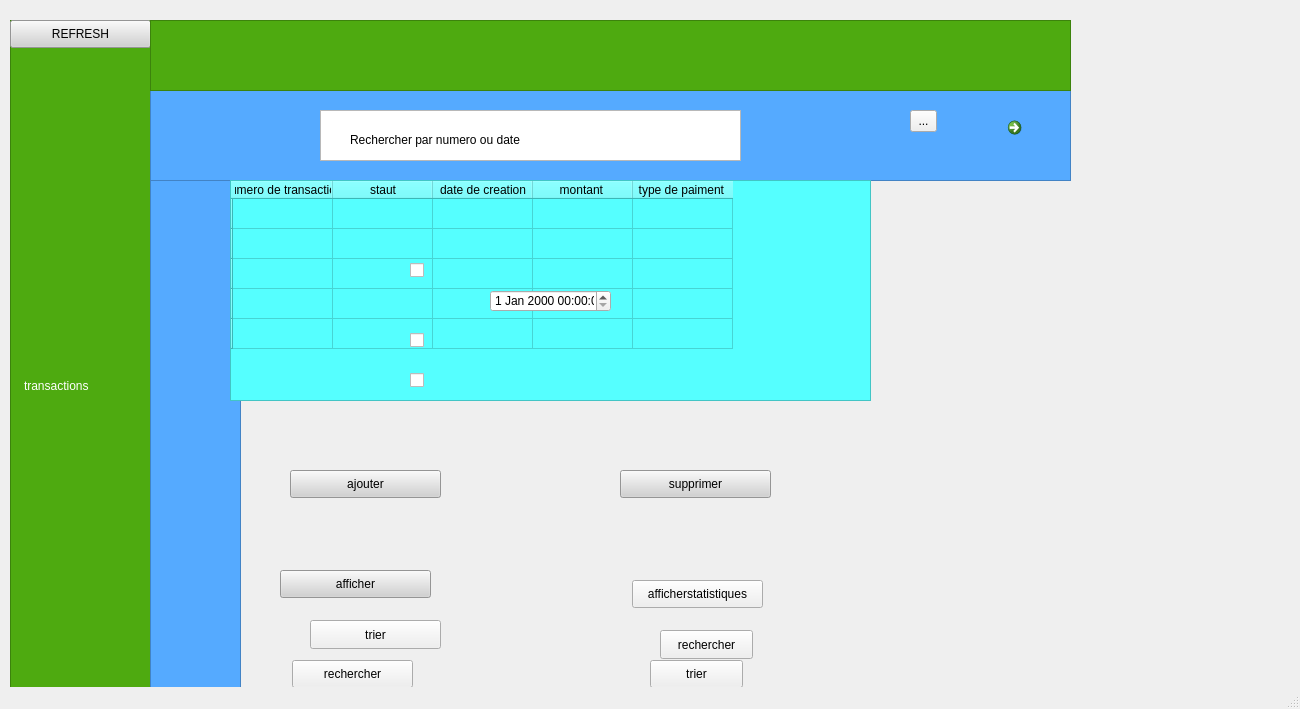
<?xml version="1.0" encoding="UTF-8"?>
<ui version="4.0">
 <class>MainWindow</class>
 <widget class="QMainWindow" name="MainWindow">
  <property name="geometry">
   <rect>
    <x>0</x>
    <y>0</y>
    <width>1300</width>
    <height>709</height>
   </rect>
  </property>
  <property name="windowTitle">
   <string>MainWindow</string>
  </property>
  <widget class="QWidget" name="centralwidget">
   <widget class="QDateTimeEdit" name="dateTimeEdit_2">
    <property name="geometry">
     <rect>
      <x>490</x>
      <y>260</y>
      <width>121</width>
      <height>22</height>
     </rect>
    </property>
   </widget>
   <widget class="QPushButton" name="pushButton_3">
    <property name="geometry">
     <rect>
      <x>620</x>
      <y>470</y>
      <width>151</width>
      <height>28</height>
     </rect>
    </property>
    <property name="styleSheet">
     <string notr="true">background-color: rgb(209, 209, 209);</string>
    </property>
    <property name="text">
     <string>supprimer</string>
    </property>
   </widget>
   <widget class="QCheckBox" name="checkBox">
    <property name="geometry">
     <rect>
      <x>410</x>
      <y>220</y>
      <width>81</width>
      <height>20</height>
     </rect>
    </property>
    <property name="text">
     <string/>
    </property>
   </widget>
   <widget class="QDateTimeEdit" name="dateTimeEdit_4">
    <property name="geometry">
     <rect>
      <x>490</x>
      <y>330</y>
      <width>121</width>
      <height>22</height>
     </rect>
    </property>
   </widget>
   <widget class="QPushButton" name="pushButton_5">
    <property name="geometry">
     <rect>
      <x>632</x>
      <y>580</y>
      <width>131</width>
      <height>28</height>
     </rect>
    </property>
    <property name="text">
     <string>afficherstatistiques</string>
    </property>
   </widget>
   <widget class="QLabel" name="label_3">
    <property name="geometry">
     <rect>
      <x>470</x>
      <y>20</y>
      <width>181</width>
      <height>81</height>
     </rect>
    </property>
    <property name="styleSheet">
     <string notr="true">color: rgb(255, 255, 255);
font: 14pt &quot;MS Shell Dlg 2&quot;;</string>
    </property>
    <property name="text">
     <string>pharmaflow</string>
    </property>
   </widget>
   <widget class="QPushButton" name="pushButton_7">
    <property name="geometry">
     <rect>
      <x>650</x>
      <y>660</y>
      <width>93</width>
      <height>28</height>
     </rect>
    </property>
    <property name="text">
     <string>trier</string>
    </property>
   </widget>
   <widget class="QCheckBox" name="checkBox_3">
    <property name="geometry">
     <rect>
      <x>410</x>
      <y>290</y>
      <width>81</width>
      <height>20</height>
     </rect>
    </property>
    <property name="text">
     <string/>
    </property>
   </widget>
   <widget class="QDateTimeEdit" name="dateTimeEdit_5">
    <property name="geometry">
     <rect>
      <x>490</x>
      <y>370</y>
      <width>121</width>
      <height>22</height>
     </rect>
    </property>
   </widget>
   <widget class="QListWidget" name="listWidget_4">
    <property name="geometry">
     <rect>
      <x>10</x>
      <y>20</y>
      <width>141</width>
      <height>721</height>
     </rect>
    </property>
    <property name="styleSheet">
     <string notr="true">background-color: rgb(78, 170, 16);
background-color: rgb(78, 170, 16);
</string>
    </property>
   </widget>
   <widget class="QRadioButton" name="radioButton">
    <property name="geometry">
     <rect>
      <x>180</x>
      <y>120</y>
      <width>95</width>
      <height>20</height>
     </rect>
    </property>
    <property name="text">
     <string/>
    </property>
   </widget>
   <widget class="QListWidget" name="listWidget_3">
    <property name="geometry">
     <rect>
      <x>830</x>
      <y>110</y>
      <width>111</width>
      <height>51</height>
     </rect>
    </property>
   </widget>
   <widget class="QListView" name="listView">
    <property name="geometry">
     <rect>
      <x>150</x>
      <y>180</y>
      <width>91</width>
      <height>561</height>
     </rect>
    </property>
    <property name="styleSheet">
     <string notr="true">background-color: rgb(85, 170, 255);
border-color: rgb(78, 170, 16);</string>
    </property>
   </widget>
   <widget class="QLabel" name="label">
    <property name="geometry">
     <rect>
      <x>850</x>
      <y>80</y>
      <width>261</width>
      <height>111</height>
     </rect>
    </property>
    <property name="styleSheet">
     <string notr="true">font: 10pt &quot;MS Shell Dlg 2&quot;;</string>
    </property>
    <property name="text">
     <string>Filtre</string>
    </property>
   </widget>
   <widget class="QLabel" name="label_4">
    <property name="geometry">
     <rect>
      <x>24</x>
      <y>360</y>
      <width>111</width>
      <height>51</height>
     </rect>
    </property>
    <property name="styleSheet">
     <string notr="true">font: 14pt &quot;Matura MT Script Capitals&quot;;
color: rgb(255, 255, 255);</string>
    </property>
    <property name="text">
     <string>transactions</string>
    </property>
   </widget>
   <widget class="QToolButton" name="toolButton_2">
    <property name="geometry">
     <rect>
      <x>910</x>
      <y>120</y>
      <width>27</width>
      <height>22</height>
     </rect>
    </property>
    <property name="text">
     <string>...</string>
    </property>
   </widget>
   <widget class="QListWidget" name="listWidget">
    <property name="geometry">
     <rect>
      <x>150</x>
      <y>90</y>
      <width>921</width>
      <height>91</height>
     </rect>
    </property>
    <property name="styleSheet">
     <string notr="true">background-color: rgb(85, 170, 255);</string>
    </property>
   </widget>
   <widget class="QListWidget" name="listWidget_2">
    <property name="geometry">
     <rect>
      <x>320</x>
      <y>110</y>
      <width>421</width>
      <height>51</height>
     </rect>
    </property>
   </widget>
   <widget class="QPushButton" name="pushButton_4">
    <property name="geometry">
     <rect>
      <x>10</x>
      <y>20</y>
      <width>141</width>
      <height>28</height>
     </rect>
    </property>
    <property name="styleSheet">
     <string notr="true">background-color: rgb(209, 209, 209);</string>
    </property>
    <property name="text">
     <string>REFRESH</string>
    </property>
   </widget>
   <widget class="QPushButton" name="pushButton_6">
    <property name="geometry">
     <rect>
      <x>292</x>
      <y>660</y>
      <width>121</width>
      <height>28</height>
     </rect>
    </property>
    <property name="text">
     <string>rechercher</string>
    </property>
   </widget>
   <widget class="QDateTimeEdit" name="dateTimeEdit">
    <property name="geometry">
     <rect>
      <x>490</x>
      <y>220</y>
      <width>121</width>
      <height>22</height>
     </rect>
    </property>
   </widget>
   <widget class="QTableWidget" name="tableWidget">
    <property name="geometry">
     <rect>
      <x>230</x>
      <y>180</y>
      <width>641</width>
      <height>221</height>
     </rect>
    </property>
    <property name="styleSheet">
     <string notr="true">background-color: rgb(85, 255, 255);</string>
    </property>
    <row>
     <property name="text">
      <string/>
     </property>
    </row>
    <row>
     <property name="text">
      <string/>
     </property>
    </row>
    <row>
     <property name="text">
      <string/>
     </property>
    </row>
    <row>
     <property name="text">
      <string/>
     </property>
    </row>
    <row>
     <property name="text">
      <string/>
     </property>
    </row>
    <column>
     <property name="text">
      <string>numero de transaction</string>
     </property>
    </column>
    <column>
     <property name="text">
      <string>staut</string>
     </property>
    </column>
    <column>
     <property name="text">
      <string>date de creation</string>
     </property>
    </column>
    <column>
     <property name="text">
      <string>montant </string>
     </property>
    </column>
    <column>
     <property name="text">
      <string>type de paiment </string>
     </property>
    </column>
   </widget>
   <widget class="QCheckBox" name="checkBox_4">
    <property name="geometry">
     <rect>
      <x>410</x>
      <y>330</y>
      <width>81</width>
      <height>20</height>
     </rect>
    </property>
    <property name="text">
     <string/>
    </property>
   </widget>
   <widget class="QLabel" name="label_2">
    <property name="geometry">
     <rect>
      <x>350</x>
      <y>130</y>
      <width>381</width>
      <height>20</height>
     </rect>
    </property>
    <property name="text">
     <string>Rechercher par numero ou date</string>
    </property>
   </widget>
   <widget class="QPushButton" name="pushButton">
    <property name="geometry">
     <rect>
      <x>290</x>
      <y>470</y>
      <width>151</width>
      <height>28</height>
     </rect>
    </property>
    <property name="styleSheet">
     <string notr="true">background-color: rgb(209, 209, 209);</string>
    </property>
    <property name="text">
     <string>ajouter</string>
    </property>
   </widget>
   <widget class="QCheckBox" name="checkBox_2">
    <property name="geometry">
     <rect>
      <x>410</x>
      <y>260</y>
      <width>81</width>
      <height>20</height>
     </rect>
    </property>
    <property name="text">
     <string/>
    </property>
   </widget>
   <widget class="QDateTimeEdit" name="dateTimeEdit_3">
    <property name="geometry">
     <rect>
      <x>490</x>
      <y>290</y>
      <width>121</width>
      <height>22</height>
     </rect>
    </property>
   </widget>
   <widget class="QToolButton" name="toolButton">
    <property name="geometry">
     <rect>
      <x>910</x>
      <y>110</y>
      <width>27</width>
      <height>22</height>
     </rect>
    </property>
    <property name="text">
     <string>...</string>
    </property>
   </widget>
   <widget class="QCheckBox" name="checkBox_5">
    <property name="geometry">
     <rect>
      <x>410</x>
      <y>370</y>
      <width>81</width>
      <height>20</height>
     </rect>
    </property>
    <property name="text">
     <string/>
    </property>
   </widget>
   <widget class="QListWidget" name="listWidget_5">
    <property name="geometry">
     <rect>
      <x>150</x>
      <y>20</y>
      <width>921</width>
      <height>71</height>
     </rect>
    </property>
    <property name="styleSheet">
     <string notr="true">background-color: rgb(78, 170, 16);</string>
    </property>
   </widget>
   <widget class="QCommandLinkButton" name="commandLinkButton">
    <property name="geometry">
     <rect>
      <x>1000</x>
      <y>110</y>
      <width>222</width>
      <height>48</height>
     </rect>
    </property>
    <property name="text">
     <string/>
    </property>
   </widget>
   <widget class="QPushButton" name="pushButton_2">
    <property name="geometry">
     <rect>
      <x>280</x>
      <y>570</y>
      <width>151</width>
      <height>28</height>
     </rect>
    </property>
    <property name="styleSheet">
     <string notr="true">background-color: rgb(209, 209, 209);</string>
    </property>
    <property name="text">
     <string>afficher</string>
    </property>
   </widget>
   <widget class="QPushButton" name="pushButton_8">
    <property name="geometry">
     <rect>
      <x>310</x>
      <y>620</y>
      <width>131</width>
      <height>29</height>
     </rect>
    </property>
    <property name="text">
     <string>trier</string>
    </property>
   </widget>
   <widget class="QPushButton" name="pushButton_9">
    <property name="geometry">
     <rect>
      <x>660</x>
      <y>630</y>
      <width>93</width>
      <height>29</height>
     </rect>
    </property>
    <property name="text">
     <string>rechercher</string>
    </property>
   </widget>
  </widget>
  <widget class="QMenuBar" name="menubar">
   <property name="geometry">
    <rect>
     <x>0</x>
     <y>0</y>
     <width>1300</width>
     <height>26</height>
    </rect>
   </property>
  </widget>
  <widget class="QStatusBar" name="statusbar"/>
 </widget>
 <resources/>
 <connections/>
</ui>
